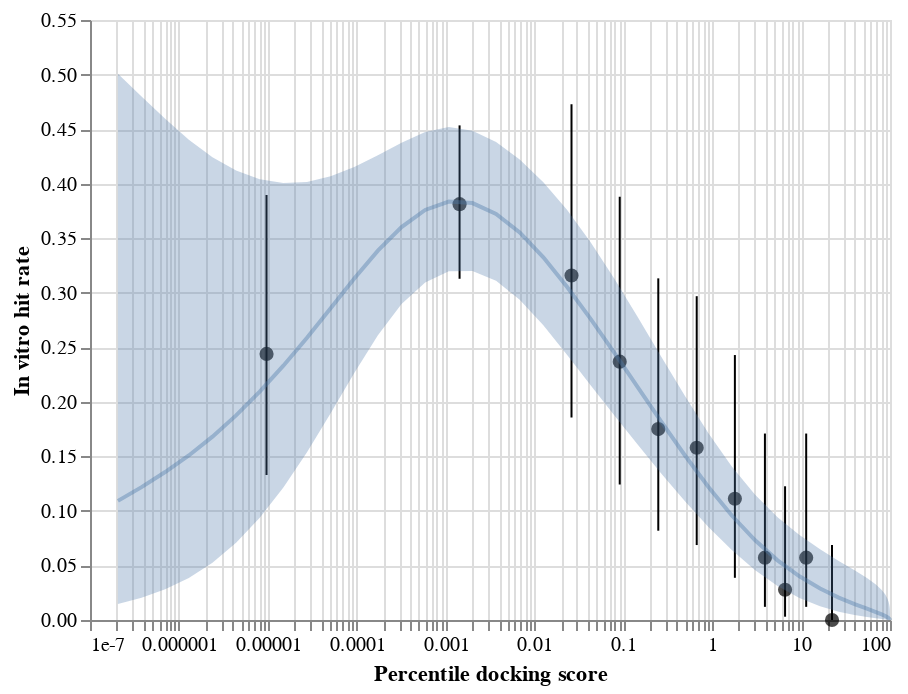

Here is the notebook cell this chart was saved with:
### Code cell
points+errorbars+ch+ci

### Figure 1 — Vega-Lite specification as saved in the notebook (floating-point values rounded to 4 significant figures)
{"config": {"view": {"continuousWidth": 400, "continuousHeight": 300}}, "layer": [{"mark": {"type": "point", "color": "black", "filled": true, "size": 50}, "encoding": {"x": {"type": "quantitative", "field": "x", "scale": {"type": "log"}}, "y": {"type": "quantitative", "field": "y", "title": "In vitro hit rate"}}}, {"mark": "errorbar", "encoding": {"x": {"type": "quantitative", "field": "x", "scale": {"type": "log"}}, "y": {"type": "quantitative", "field": "y1", "title": "In vitro hit rate"}, "y2": {"field": "y2"}}}, {"data": {"name": "data-0f4df1995e3cfebe6c38d0b3312dd575"}, "mark": {"type": "line", "opacity": 0.4}, "encoding": {"x": {"type": "quantitative", "field": "x", "scale": {"type": "log"}, "title": "Percentile docking score"}, "y": {"type": "quantitative", "field": "y", "title": "In vitro hit rate"}}}, {"data": {"name": "data-0f4df1995e3cfebe6c38d0b3312dd575"}, "mark": {"type": "area", "opacity": 0.3}, "encoding": {"x": {"type": "quantitative", "field": "x", "scale": {"type": "log"}}, "y": {"type": "quantitative", "field": "y1", "title": "In vitro hit rate"}, "y2": {"field": "y2"}}}], "data": {"name": "data-aa0dcc853e7c92b4a4b2e8fe51eff62e"}, "$schema": "https://vega.github.io/schema/vega-lite/v4.8.1.json", "datasets": {"data-aa0dcc853e7c92b4a4b2e8fe51eff62e": [{"x": 9.686e-06, "y": 0.2439, "y1": 0.1329, "y2": 0.3897}, {"x": 0.001438, "y": 0.3812, "y1": 0.3128, "y2": 0.4534}, {"x": 0.02612, "y": 0.3158, "y1": 0.1856, "y2": 0.4728}, {"x": 0.09111, "y": 0.2368, "y1": 0.1242, "y2": 0.3879}, {"x": 0.2473, "y": 0.175, "y1": 0.08185, "y2": 0.3132}, {"x": 0.6693, "y": 0.1579, "y1": 0.0687, "y2": 0.2968}, {"x": 1.799, "y": 0.1111, "y1": 0.03869, "y2": 0.2429}, {"x": 3.917, "y": 0.05714, "y1": 0.01206, "y2": 0.1709}, {"x": 6.599, "y": 0.02778, "y1": 0.003014, "y2": 0.1226}, {"x": 11.41, "y": 0.05714, "y1": 0.01206, "y2": 0.1709}, {"x": 22.27, "y": 0.0, "y1": 1.393e-05, "y2": 0.06878}], "data-0f4df1995e3cfebe6c38d0b3312dd575": [{"x": 2.061e-07, "y": 0.1092, "y1": 0.01475, "y2": 0.5008}, {"x": 3.802e-07, "y": 0.1218, "y1": 0.02042, "y2": 0.4798}, {"x": 7.013e-07, "y": 0.1356, "y1": 0.02814, "y2": 0.4595}, {"x": 1.294e-06, "y": 0.1508, "y1": 0.03855, "y2": 0.4403}, {"x": 2.386e-06, "y": 0.1681, "y1": 0.0525, "y2": 0.4242}, {"x": 4.401e-06, "y": 0.1876, "y1": 0.0707, "y2": 0.412}, {"x": 8.119e-06, "y": 0.2093, "y1": 0.09366, "y2": 0.404}, {"x": 1.498e-05, "y": 0.2331, "y1": 0.1215, "y2": 0.4005}, {"x": 2.762e-05, "y": 0.2588, "y1": 0.1538, "y2": 0.4015}, {"x": 5.095e-05, "y": 0.2859, "y1": 0.1895, "y2": 0.4067}, {"x": 9.398e-05, "y": 0.3131, "y1": 0.2264, "y2": 0.4152}, {"x": 0.0001734, "y": 0.3386, "y1": 0.261, "y2": 0.426}, {"x": 0.0003198, "y": 0.3602, "y1": 0.2896, "y2": 0.4375}, {"x": 0.0005898, "y": 0.3759, "y1": 0.3095, "y2": 0.4473}, {"x": 0.001088, "y": 0.3836, "y1": 0.3197, "y2": 0.4519}, {"x": 0.002007, "y": 0.3822, "y1": 0.3199, "y2": 0.4485}, {"x": 0.003702, "y": 0.3723, "y1": 0.3109, "y2": 0.4381}, {"x": 0.006828, "y": 0.3553, "y1": 0.2937, "y2": 0.4221}, {"x": 0.01259, "y": 0.3325, "y1": 0.2701, "y2": 0.4013}, {"x": 0.02323, "y": 0.3055, "y1": 0.2431, "y2": 0.376}, {"x": 0.04284, "y": 0.276, "y1": 0.2152, "y2": 0.3464}, {"x": 0.07899, "y": 0.245, "y1": 0.1877, "y2": 0.3131}, {"x": 0.1456, "y": 0.2133, "y1": 0.1606, "y2": 0.2775}, {"x": 0.2682, "y": 0.1816, "y1": 0.1341, "y2": 0.2411}, {"x": 0.4937, "y": 0.1508, "y1": 0.1088, "y2": 0.2052}, {"x": 0.9068, "y": 0.1219, "y1": 0.08531, "y2": 0.1713}, {"x": 1.66, "y": 0.09577, "y1": 0.06412, "y2": 0.1407}, {"x": 3.02, "y": 0.07323, "y1": 0.04587, "y2": 0.1149}, {"x": 5.431, "y": 0.05468, "y1": 0.03115, "y2": 0.09425}, {"x": 9.579, "y": 0.04003, "y1": 0.02018, "y2": 0.07784}, {"x": 16.35, "y": 0.02884, "y1": 0.01258, "y2": 0.06476}, {"x": 26.49, "y": 0.02055, "y1": 0.007623, "y2": 0.05418}, {"x": 39.94, "y": 0.01457, "y1": 0.004559, "y2": 0.04556}, {"x": 55.08, "y": 0.01032, "y1": 0.002709, "y2": 0.03846}, {"x": 69.35, "y": 0.007293, "y1": 0.001603, "y2": 0.03253}, {"x": 80.67, "y": 0.005152, "y1": 0.0009458, "y2": 0.02755}, {"x": 88.5, "y": 0.003637, "y1": 0.000557, "y2": 0.02335}, {"x": 93.42, "y": 0.002566, "y1": 0.0003276, "y2": 0.01981}, {"x": 96.32, "y": 0.00181, "y1": 0.0001924, "y2": 0.01681}, {"x": 97.97, "y": 0.001277, "y1": 0.000113, "y2": 0.01426}, {"x": 98.89, "y": 0.0009004, "y1": 6.626e-05, "y2": 0.01211}, {"x": 99.4, "y": 0.0006348, "y1": 3.885e-05, "y2": 0.01028}, {"x": 99.67, "y": 0.0004476, "y1": 2.277e-05, "y2": 0.008727}, {"x": 99.82, "y": 0.0003155, "y1": 1.334e-05, "y2": 0.00741}, {"x": 99.9, "y": 0.0002224, "y1": 7.817e-06, "y2": 0.006292}, {"x": 99.95, "y": 0.0001568, "y1": 4.578e-06, "y2": 0.005343}, {"x": 99.97, "y": 0.0001105, "y1": 2.681e-06, "y2": 0.004538}, {"x": 99.98, "y": 7.791e-05, "y1": 1.569e-06, "y2": 0.003854}, {"x": 99.99, "y": 5.492e-05, "y1": 9.186e-07, "y2": 0.003273}, {"x": 100.0, "y": 3.871e-05, "y1": 5.377e-07, "y2": 0.00278}]}}
